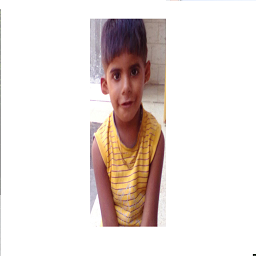
%> input picture LONG CODING/task-4/jayan.jpg, 256 x 256 px
$ octave task.m   (GNU Octave 9; MATLAB toolbox functions it lacks are replaced by stand-ins)
%> lines starting %> are read from the running program, lines starting %| are printed output that depends on the picture; in (x1, y1, x2, y2) boxes, pixels count from 0 and x2, y2 are one past the last pixel; in counts of white or black regions, pixels touching at a corner belong together; the program's own positions count from 1
clc;
close all;
clear;
x=imread('jayan.jpg');
%> x is the input picture: size 256x256x3 uint8; mean R, G, B 232.5, 223, 219.3
subplot(1,5,1);
imshow(x);
title('colour image');

y=rgb2gray(x);
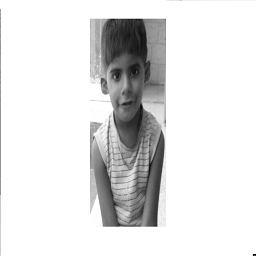
%> y: size 256x256 uint8; min 0, max 255, mean 225.4
subplot(1,5,2);
imshow(y);
title('gray image');

z=im2bw(x);
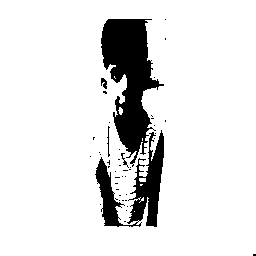
%> z: size 256x256 logical; 88.7% white; 45 black regions (40 under 20 px), largest, box (x1, y1, x2, y2) and area: (101, 19, 164, 167) 4629, (95, 130, 164, 227) 2544, (101, 78, 107, 89) 44, (107, 126, 110, 157) 36, (121, 153, 129, 168) 31
subplot(1,5,3);
imshow(z);
title('binary image');

find (y<50);
c=0;
find(y>150);
c=1;
c=y;
subplot(1,5,4);
imshow(c);
subplot(1,5,5);
imhist(c);
title('intensity gray image');
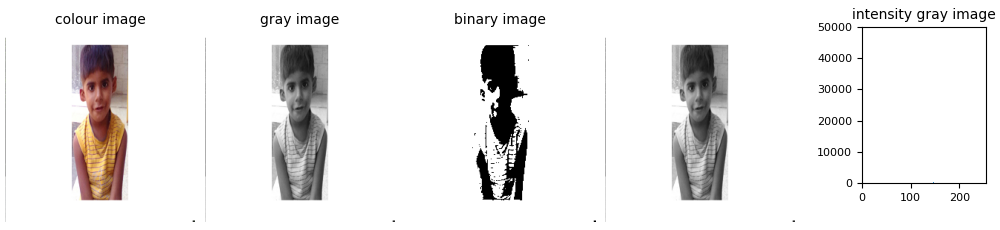
%> figure redrawn from the program's plot data, 5 panels
